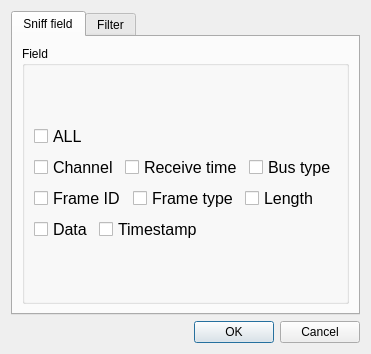
<?xml version="1.0" encoding="UTF-8"?>
<ui version="4.0">
 <class>Dialog_sniffDataSetting</class>
 <widget class="QDialog" name="Dialog_sniffDataSetting">
  <property name="geometry">
   <rect>
    <x>0</x>
    <y>0</y>
    <width>371</width>
    <height>328</height>
   </rect>
  </property>
  <property name="windowTitle">
   <string>sniff Settings</string>
  </property>
  <property name="windowIcon">
   <iconset resource="../../resource.qrc">
    <normaloff>:/icons/setting.svg</normaloff>:/icons/setting.svg</iconset>
  </property>
  <layout class="QGridLayout" name="gridLayout">
   <item row="1" column="0">
    <layout class="QHBoxLayout" name="horizontalLayout">
     <item>
      <spacer name="horizontalSpacer">
       <property name="orientation">
        <enum>Qt::Horizontal</enum>
       </property>
       <property name="sizeHint" stdset="0">
        <size>
         <width>40</width>
         <height>20</height>
        </size>
       </property>
      </spacer>
     </item>
     <item>
      <widget class="QPushButton" name="pushButton_ok">
       <property name="text">
        <string>OK</string>
       </property>
      </widget>
     </item>
     <item>
      <widget class="QPushButton" name="pushButton_cancel">
       <property name="text">
        <string>Cancel</string>
       </property>
      </widget>
     </item>
    </layout>
   </item>
   <item row="0" column="0">
    <widget class="QTabWidget" name="tabWidget">
     <property name="currentIndex">
      <number>0</number>
     </property>
     <widget class="QWidget" name="tab">
      <attribute name="title">
       <string>Sniff field</string>
      </attribute>
      <layout class="QGridLayout" name="gridLayout_3">
       <item row="0" column="0">
        <widget class="QGroupBox" name="groupBox">
         <property name="title">
          <string>Field</string>
         </property>
         <layout class="QGridLayout" name="gridLayout_2">
          <item row="0" column="0">
           <layout class="QVBoxLayout" name="verticalLayout">
            <item>
             <layout class="QHBoxLayout" name="horizontalLayout_4">
              <item>
               <widget class="QCheckBox" name="checkBox_key_all">
                <property name="font">
                 <font>
                  <pointsize>12</pointsize>
                 </font>
                </property>
                <property name="text">
                 <string>ALL</string>
                </property>
               </widget>
              </item>
              <item>
               <spacer name="horizontalSpacer_2">
                <property name="orientation">
                 <enum>Qt::Horizontal</enum>
                </property>
                <property name="sizeHint" stdset="0">
                 <size>
                  <width>40</width>
                  <height>20</height>
                 </size>
                </property>
               </spacer>
              </item>
             </layout>
            </item>
            <item>
             <layout class="QHBoxLayout" name="horizontalLayout_2">
              <item>
               <widget class="QCheckBox" name="checkBox_key_channel">
                <property name="font">
                 <font>
                  <pointsize>12</pointsize>
                 </font>
                </property>
                <property name="text">
                 <string>Channel</string>
                </property>
               </widget>
              </item>
              <item>
               <widget class="QCheckBox" name="checkBox_key_resTime">
                <property name="font">
                 <font>
                  <pointsize>12</pointsize>
                 </font>
                </property>
                <property name="text">
                 <string>Receive time</string>
                </property>
               </widget>
              </item>
              <item>
               <widget class="QCheckBox" name="checkBox_key_busType">
                <property name="font">
                 <font>
                  <pointsize>12</pointsize>
                 </font>
                </property>
                <property name="text">
                 <string>Bus type</string>
                </property>
               </widget>
              </item>
             </layout>
            </item>
            <item>
             <layout class="QHBoxLayout" name="horizontalLayout_3">
              <item>
               <widget class="QCheckBox" name="checkBox_key_frameID">
                <property name="font">
                 <font>
                  <pointsize>12</pointsize>
                 </font>
                </property>
                <property name="text">
                 <string>Frame ID</string>
                </property>
               </widget>
              </item>
              <item>
               <widget class="QCheckBox" name="checkBox_key_frameType">
                <property name="font">
                 <font>
                  <pointsize>12</pointsize>
                 </font>
                </property>
                <property name="text">
                 <string>Frame type</string>
                </property>
               </widget>
              </item>
              <item>
               <widget class="QCheckBox" name="checkBox_key_dataLen">
                <property name="font">
                 <font>
                  <pointsize>12</pointsize>
                 </font>
                </property>
                <property name="text">
                 <string>Length</string>
                </property>
               </widget>
              </item>
             </layout>
            </item>
            <item>
             <layout class="QHBoxLayout" name="horizontalLayout_6">
              <item>
               <layout class="QHBoxLayout" name="horizontalLayout_5">
                <item>
                 <widget class="QCheckBox" name="checkBox_key_data">
                  <property name="font">
                   <font>
                    <pointsize>12</pointsize>
                   </font>
                  </property>
                  <property name="text">
                   <string>Data</string>
                  </property>
                 </widget>
                </item>
                <item>
                 <widget class="QCheckBox" name="checkBox_key_timestamp">
                  <property name="font">
                   <font>
                    <pointsize>12</pointsize>
                   </font>
                  </property>
                  <property name="text">
                   <string>Timestamp</string>
                  </property>
                 </widget>
                </item>
               </layout>
              </item>
              <item>
               <spacer name="horizontalSpacer_3">
                <property name="orientation">
                 <enum>Qt::Horizontal</enum>
                </property>
                <property name="sizeHint" stdset="0">
                 <size>
                  <width>40</width>
                  <height>20</height>
                 </size>
                </property>
               </spacer>
              </item>
             </layout>
            </item>
           </layout>
          </item>
         </layout>
        </widget>
       </item>
      </layout>
     </widget>
     <widget class="QWidget" name="tab_2">
      <attribute name="title">
       <string>Filter</string>
      </attribute>
      <layout class="QGridLayout" name="gridLayout_6">
       <item row="1" column="0">
        <widget class="QGroupBox" name="groupBox_2">
         <property name="title">
          <string>ID过滤</string>
         </property>
         <layout class="QGridLayout" name="gridLayout_4">
          <item row="0" column="0">
           <layout class="QHBoxLayout" name="horizontalLayout_7">
            <item>
             <widget class="QLabel" name="label">
              <property name="font">
               <font>
                <pointsize>12</pointsize>
               </font>
              </property>
              <property name="text">
               <string>ID掩码</string>
              </property>
             </widget>
            </item>
            <item>
             <widget class="QLineEdit" name="lineEdit_idmask"/>
            </item>
           </layout>
          </item>
          <item row="1" column="0">
           <layout class="QHBoxLayout" name="horizontalLayout_10">
            <item>
             <widget class="QLabel" name="label_4">
              <property name="font">
               <font>
                <pointsize>12</pointsize>
               </font>
              </property>
              <property name="text">
               <string>目标ID</string>
              </property>
             </widget>
            </item>
            <item>
             <widget class="QLineEdit" name="lineEdit_tarId"/>
            </item>
           </layout>
          </item>
         </layout>
        </widget>
       </item>
       <item row="2" column="0">
        <layout class="QHBoxLayout" name="horizontalLayout_12">
         <item>
          <widget class="QRadioButton" name="radioButton_and">
           <property name="text">
            <string>与</string>
           </property>
          </widget>
         </item>
         <item>
          <widget class="QRadioButton" name="radioButton_or">
           <property name="text">
            <string>或</string>
           </property>
          </widget>
         </item>
        </layout>
       </item>
       <item row="3" column="0">
        <widget class="QGroupBox" name="groupBox_3">
         <property name="title">
          <string>数据过滤</string>
         </property>
         <layout class="QGridLayout" name="gridLayout_5">
          <item row="0" column="0">
           <layout class="QHBoxLayout" name="horizontalLayout_8">
            <item>
             <widget class="QLabel" name="label_2">
              <property name="font">
               <font>
                <pointsize>12</pointsize>
               </font>
              </property>
              <property name="text">
               <string>数据掩码</string>
              </property>
             </widget>
            </item>
            <item>
             <widget class="QLineEdit" name="lineEdit_datamask"/>
            </item>
           </layout>
          </item>
          <item row="1" column="0">
           <layout class="QHBoxLayout" name="horizontalLayout_11">
            <item>
             <widget class="QLabel" name="label_5">
              <property name="font">
               <font>
                <pointsize>12</pointsize>
               </font>
              </property>
              <property name="text">
               <string>目标数据</string>
              </property>
             </widget>
            </item>
            <item>
             <widget class="QLineEdit" name="lineEdit_tardata"/>
            </item>
           </layout>
          </item>
         </layout>
        </widget>
       </item>
       <item row="0" column="0">
        <widget class="QCheckBox" name="checkBox_isEnableFilter">
         <property name="font">
          <font>
           <pointsize>9</pointsize>
          </font>
         </property>
         <property name="text">
          <string>启用过滤器</string>
         </property>
        </widget>
       </item>
      </layout>
     </widget>
    </widget>
   </item>
  </layout>
 </widget>
 <resources>
  <include location="../../resource.qrc"/>
 </resources>
 <connections/>
</ui>
